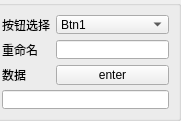
     <widget class="QWidget" name="page_2">
      <property name="geometry">
       <rect>
        <x>0</x>
        <y>0</y>
        <width>181</width>
        <height>121</height>
       </rect>
      </property>
      <attribute name="label">
       <string>编辑按键</string>
      </attribute>
      <widget class="QGroupBox" name="groupBox_2">
       <property name="geometry">
        <rect>
         <x>-10</x>
         <y>0</y>
         <width>191</width>
         <height>121</height>
        </rect>
       </property>
       <property name="title">
        <string/>
       </property>
       <layout class="QGridLayout" name="gridLayout_5">
        <item row="0" column="0">
         <widget class="QLabel" name="label_19">
          <property name="text">
           <string>按钮选择</string>
          </property>
         </widget>
        </item>
        <item row="0" column="1">
         <widget class="QComboBox" name="edit_Combox">
          <item>
           <property name="text">
            <string>Btn1</string>
           </property>
          </item>
          <item>
           <property name="text">
            <string>Btn2</string>
           </property>
          </item>
          <item>
           <property name="text">
            <string>Btn3</string>
           </property>
          </item>
          <item>
           <property name="text">
            <string>Btn4</string>
           </property>
          </item>
          <item>
           <property name="text">
            <string>Btn5</string>
           </property>
          </item>
          <item>
           <property name="text">
            <string>Btn6</string>
           </property>
          </item>
          <item>
           <property name="text">
            <string>Btn7</string>
           </property>
          </item>
          <item>
           <property name="text">
            <string>Btn8</string>
           </property>
          </item>
         </widget>
        </item>
        <item row="1" column="0">
         <widget class="QLabel" name="label_20">
          <property name="text">
           <string>重命名</string>
          </property>
         </widget>
        </item>
        <item row="1" column="1">
         <widget class="QLineEdit" name="rename_LineEdit"/>
        </item>
        <item row="2" column="0">
         <widget class="QLabel" name="label_21">
          <property name="text">
           <string>数据</string>
          </property>
         </widget>
        </item>
        <item row="2" column="1">
         <widget class="QPushButton" name="editBtn">
          <property name="minimumSize">
           <size>
            <width>0</width>
            <height>20</height>
           </size>
          </property>
          <property name="text">
           <string>enter</string>
          </property>
         </widget>
        </item>
        <item row="3" column="0" colspan="2">
         <widget class="QLineEdit" name="editData_LineEdit"/>
        </item>
       </layout>
      </widget>
     </widget>
